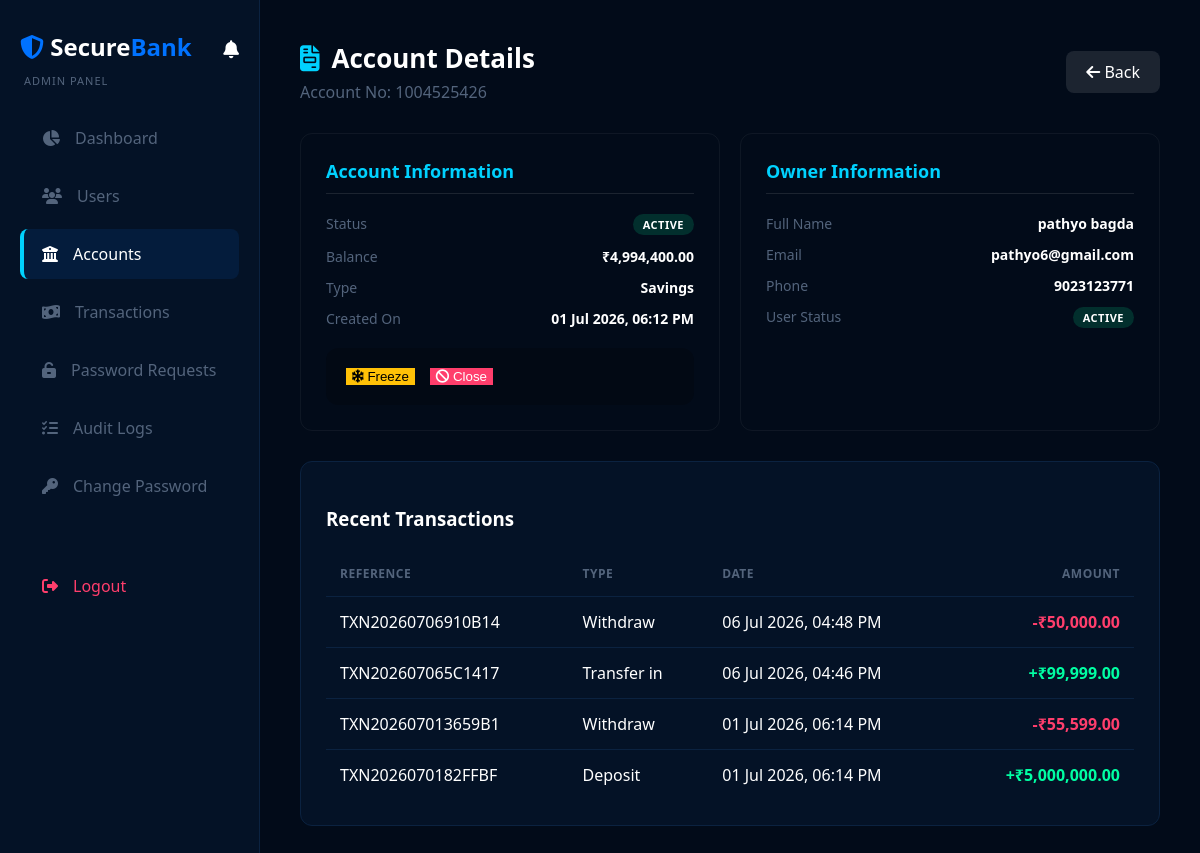
Page /admin/account_details.php?id=2 (signed in) on the committed database.
### tables this page shows
CREATE TABLE `accounts` (
  `account_id` int(11) NOT NULL,
  `user_id` int(11) NOT NULL,
  `account_number` varchar(20) NOT NULL,
  `balance` decimal(15,2) NOT NULL DEFAULT 0.00,
  `pin` varchar(255) NOT NULL,
  `status` enum('active','frozen','closed') DEFAULT 'active',
  `account_type` enum('savings','checking','current') DEFAULT 'savings',
  `created_at` timestamp NOT NULL DEFAULT current_timestamp(),
  `updated_at` timestamp NOT NULL DEFAULT current_timestamp() ON UPDATE current_timestamp()
);

CREATE TABLE `users` (
  `user_id` int(11) NOT NULL,
  `full_name` varchar(100) NOT NULL,
  `email` varchar(150) NOT NULL,
  `phone` varchar(15) NOT NULL,
  `address` text DEFAULT NULL,
  `dob` date DEFAULT NULL,
  `profile_photo` varchar(255) DEFAULT 'default.png',
  `username` varchar(50) NOT NULL,
  `password` varchar(255) NOT NULL,
  `status` enum('active','blocked') DEFAULT 'active',
  `last_login` timestamp NULL DEFAULT NULL,
  `created_at` timestamp NOT NULL DEFAULT current_timestamp(),
  `updated_at` timestamp NOT NULL DEFAULT current_timestamp() ON UPDATE current_timestamp()
);

CREATE TABLE `transactions` (
  `transaction_id` int(11) NOT NULL,
  `account_id` int(11) NOT NULL,
  `type` enum('deposit','withdraw','transfer_in','transfer_out') NOT NULL,
  `amount` decimal(15,2) NOT NULL,
  `balance_after` decimal(15,2) NOT NULL,
  `reference_no` varchar(30) NOT NULL,
  `note` varchar(255) DEFAULT NULL,
  `related_account_id` int(11) DEFAULT NULL,
  `created_at` timestamp NOT NULL DEFAULT current_timestamp()
);

### includes/functions.php (called while the page is built, shortened)
<?php
function formatCurrency($amount) { return '₹' . number_format($amount, 2); }

### admin/account_details.php (the view, shortened to what this page needs)
<?php
require 'auth.php';
$id = isset($_GET['id']) ? (int)$_GET['id'] : 0;
$stmt = mysqli_prepare($conn, "SELECT a.*, u.full_name, u.email, u.phone, u.status as user_status FROM accounts a JOIN users u ON a.user_id = u.user_id WHERE a.account_id=?");
mysqli_stmt_bind_param($stmt, 'i', $id);
mysqli_stmt_execute($stmt);
$account = mysqli_fetch_assoc(mysqli_stmt_get_result($stmt));
$txn_stmt = mysqli_prepare($conn, "SELECT * FROM transactions WHERE account_id=? ORDER BY created_at DESC LIMIT 50");
mysqli_stmt_bind_param($txn_stmt, 'i', $id);
mysqli_stmt_execute($txn_stmt);
$transactions = mysqli_stmt_get_result($txn_stmt);
?>
<!DOCTYPE html>
<html lang="en">
<head>
    <link rel="stylesheet" href="../assets/css/premium-theme.css">
    <link rel="stylesheet" href="../assets/css/app-theme.css">
    <link rel="stylesheet" href="https://cdnjs.cloudflare.com/ajax/libs/font-awesome/6.4.0/css/all.min.css">
</head>
<body>
<div class="dashboard-container">
    <?php include __DIR__ . '/partials/sidebar.php'; ?>
    <main class="main-content">
        <header class="page-header" style="display: flex; justify-content: space-between; align-items: center;">
            <div>
                <h1><i class="fa-solid fa-file-invoice" style="color: var(--accent-blue);"></i> Account Details</h1>
                <p>Account No: <?= htmlspecialchars($account['account_number']) ?></p>
            </div>
            <a href="accounts.php" class="btn" style="background: rgba(255,255,255,0.1); color: white; text-decoration: none; padding: 10px 20px; border-radius: 8px;"><i class="fa-solid fa-arrow-left"></i> Back</a>
        </header>
        <div class="details-grid">
            <div class="details-card">
                <h3>Account Information</h3>
                <div class="row-item"><span>Status</span> <span class="badge-status badge-<?= $account['status'] ?>"><?= ucfirst($account['status']) ?></span></div>
                <div class="row-item"><span>Balance</span> <span><?= formatCurrency($account['balance']) ?></span></div>
                <div class="row-item"><span>Type</span> <span><?= ucfirst($account['account_type']) ?></span></div>
                <div class="row-item"><span>Created On</span> <span><?= date('d M Y, h:i A', strtotime($account['created_at'])) ?></span></div>
                <div class="action-bar">
                    <?php if ($account['status'] === 'active'): ?>
                        <button class="btn btn-freeze" onclick="confirmAction('freeze', 'Freeze Account', 'Are you sure you want to freeze this account? All transactions will be blocked.')"><i class="fa-solid fa-snowflake"></i> Freeze</button>
                        <button class="btn btn-close" onclick="confirmAction('close', 'Close Account', 'Are you sure you want to permanently close this account?')"><i class="fa-solid fa-ban"></i> Close</button>
                    <?php elseif ($account['status'] === 'closed'): ?>
                        <button class="btn btn-activate" onclick="confirmAction('activate', 'Activate Account', 'Are you sure you want to reopen and reactivate this account?')"><i class="fa-solid fa-bolt"></i> Activate</button>
                    <?php endif; ?>
                </div>
            </div>
            <div class="details-card">
                <h3>Owner Information</h3>
                <div class="row-item"><span>Full Name</span> <span><?= htmlspecialchars($account['full_name']) ?></span></div>
                <div class="row-item"><span>Email</span> <span><?= htmlspecialchars($account['email']) ?></span></div>
                <div class="row-item"><span>Phone</span> <span><?= htmlspecialchars($account['phone']) ?></span></div>
                <div class="row-item"><span>User Status</span> <span><span class="badge-status badge-<?= $account['user_status'] ?>"><?= ucfirst($account['user_status']) ?></span></span></div>
            </div>
        </div>
        <div class="table-container">
            <h3 style="margin-bottom: 20px;">Recent Transactions</h3>
            <table>
                <thead>
                    <tr>
                        <th>Reference</th>
                        <th>Type</th>
                        <th>Date</th>
                        <th style="text-align:right;">Amount</th>
                    </tr>
                </thead>
                <tbody>
                <?php $count=0; while ($txn = mysqli_fetch_assoc($transactions)): $count++; ?>
                    <tr>
                        <td><?= htmlspecialchars($txn['reference_no']) ?></td>
                        <td><?= ucfirst(str_replace('_', ' ', $txn['type'])) ?></td>
                        <td><?= date('d M Y, h:i A', strtotime($txn['created_at'])) ?></td>
                        <td style="text-align:right; font-weight:600; color: <?= in_array($txn['type'], ['deposit','transfer_in']) ? '#00ffa3' : '#ff3e6c' ?>;">
                            <?= in_array($txn['type'], ['deposit','transfer_in']) ? '+' : '-' ?><?= formatCurrency($txn['amount']) ?>
                        </td>
                    </tr>
                <?php endwhile; ?>
                </tbody>
            </table>
        </div>
    </main>
</div>
</body>
</html>

### assets/css/premium-theme.css (style rules this page uses)
:root { --bg-dark: #020b19; --bg-card: #041226; --primary-glow: #0072ff; --accent-blue: #00d2ff; --text-main: #ffffff; --text-muted: #53647c; --border-color: #0b2240; }
body { background-color: var(--bg-dark); color: var(--text-main); font-family: 'Segoe UI', Roboto, sans-serif; margin: 0; padding: 0; }

### assets/css/app-theme.css (style rules this page uses)
.dashboard-container { display: grid; grid-template-columns: 260px 1fr; min-height: 100vh; }
.main-content { padding: 40px; overflow-y: auto; }
.page-header { display: flex; align-items: center; justify-content: space-between; flex-wrap: wrap; gap: 15px; margin-bottom: 30px; }
.page-header h1 { margin: 0; font-size: 26px; display: flex; align-items: center; gap: 12px; }
.page-header p { color: var(--text-muted); margin: 5px 0 0 0; }
.badge-status { display: inline-block; padding: 3px 10px; border-radius: 20px; font-size: 11px; font-weight: 600; text-transform: uppercase; letter-spacing: .5px; }
.badge-active { background: rgba(0,255,163,0.15); color: #00ffa3; }
.table-container { background: var(--bg-card); border: 1px solid var(--border-color); border-radius: 12px; padding: 25px; min-width: 0; overflow-x: auto; }
table { width: 100%; border-collapse: collapse; margin-top: 15px; min-width: 500px; }
th, td { text-align: left; padding: 14px; border-bottom: 1px solid var(--border-color); }
th { color: var(--text-muted); font-weight: 600; font-size: 12px; text-transform: uppercase; letter-spacing: .5px; }
tr:last-child td { border-bottom: none; }
.stat-card, .table-container, .profile-card, .flow-card, .form-card, .balance-pill, .alert-flash, .quick-action { transition: transform 0.8s cubic-bezier(0.34, 1.56, 0.64, 1), box-shadow 0.8s ease, border-color 0.8s ease !important; }
body { transition: background-color 1s ease; }

### admin/account_details.php (style rules this page uses)
.details-grid { display: grid; grid-template-columns: 1fr 1fr; gap: 20px; margin-bottom: 30px; }
.details-card { background: var(--surface-light); padding: 25px; border-radius: 12px; border: 1px solid rgba(255,255,255,0.05); }
.details-card h3 { margin-top: 0; color: var(--accent-blue); margin-bottom: 20px; font-size: 18px; border-bottom: 1px solid rgba(255,255,255,0.1); padding-bottom: 10px; }
.row-item { display: flex; justify-content: space-between; margin-bottom: 12px; font-size: 14px; }
.row-item span:first-child { color: var(--text-muted); }
.row-item span:last-child { font-weight: 600; color: white; }
.action-bar { background: rgba(0,0,0,0.2); padding: 20px; border-radius: 12px; margin-top: 20px; display: flex; gap: 15px; }
.btn-freeze { background: #ffc107; color: #000; border: none; }
.btn-close { background: #ff3e6c; color: #fff; border: none; }

### rows in the picture
accounts: account_number "1004525426", status "ACTIVE", balance "₹4,994,400.00", account_type "Savings", created_at "01 Jul 2026, 06:12 PM", user.full_name "pathyo bagda", user.email "pathyo6@gmail.com", user.phone "9023123771", user.status "ACTIVE"
transactions: reference_no "TXN20260706910B14", type "Withdraw", created_at "06 Jul 2026, 04:48 PM", amount "₹50,000.00"
transactions: reference_no "TXN202607065C1417", type "Transfer in", created_at "06 Jul 2026, 04:46 PM", amount "₹99,999.00"
transactions: reference_no "TXN202607013659B1", type "Withdraw", created_at "01 Jul 2026, 06:14 PM", amount "₹55,599.00"
transactions: reference_no "TXN2026070182FFBF", type "Deposit", created_at "01 Jul 2026, 06:14 PM", amount "₹5,000,000.00"

### other values in the picture
$item[2] "Dashboard"
$item[2] "Users"
$item[2] "Accounts"
$item[2] "Transactions"
$item[2] "Password Requests"
$item[2] "Audit Logs"
$item[2] "Change Password"
